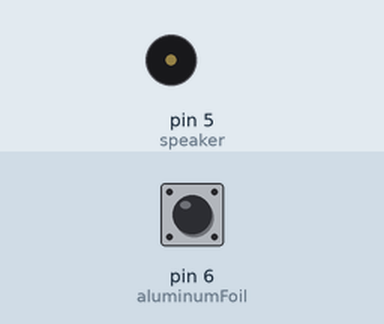
A sketch run on a simulated Arduino Uno, built with avr-gcc and run on an emulated ATmega328P. Shown: buzzer (waves = sounding). Inputs (shaded band) come from the test bench; at power-on: pin 6 (aluminumFoil) HIGH.

Above: at 1.2 s.
1.3 s: pin 6 (aluminumFoil) pulled LOW for 0.15 s
At 1.38 s:
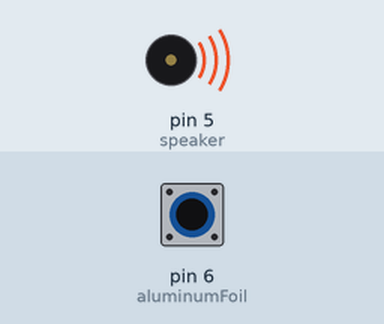
4.3 s: pin 6 (aluminumFoil) pulled LOW for 1 s
At 7.1 s:
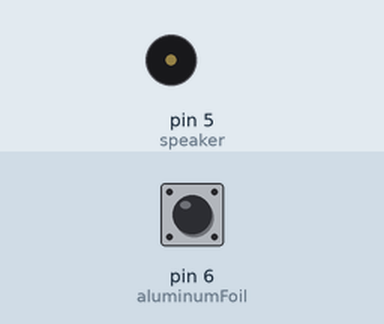
7.3 s: pin 6 (aluminumFoil) pulled LOW for 3.2 s
At 7.38 s:
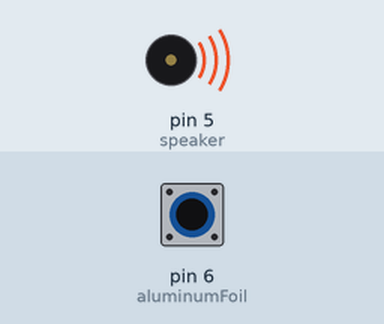
Timing chart, 0 to 13.5 s (numbered marks = the images above; inputs shaded):
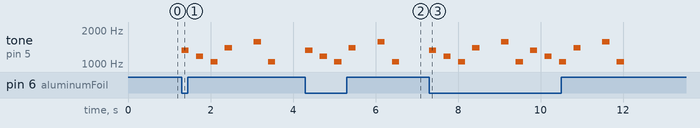

Measured:
- after the input at 1.3 s, tone on pin 5 (speaker): plays 1319 Hz for 0.18 s, 1175 Hz for 0.18 s, 1046 Hz for 0.18 s, 1397 Hz for 0.18 s, 1568 Hz for 0.18 s, 1046 Hz for 0.18 s, starting at once
- after the input at 4.3 s, tone on pin 5 (speaker): plays 1319 Hz for 0.18 s, 1175 Hz for 0.18 s, 1046 Hz for 0.18 s, 1397 Hz for 0.18 s, 1568 Hz for 0.18 s, 1046 Hz for 0.18 s, starting at once
- after the input at 7.3 s, tone on pin 5 (speaker): plays 1319 Hz for 0.18 s, 1175 Hz for 0.18 s, 1046 Hz for 0.18 s, 1397 Hz for 0.18 s, 1568 Hz for 0.18 s, 1046 Hz for 0.18 s … (12 notes in this stretch), starting at once

The sketch:

Panda_Play.ino
```cpp
// Play with the code in this sketch! Go to line 44 to change the notes that are played. Go to line 500 to play with the tempo/speed.

int speaker = 5;   //speaker is attached to pin 5
int aluminumFoil = 6;   //aluminum foil is attached to pin 6
int sensorValue;

//notes
int C = 1046;
int D = 1175;
int E = 1319;
int F = 1397;
int G = 1568;
int A = 1760;
int B = 1976;
int C1 = 2093;

void setup() {
  // put your setup code here, to run once:
  pinMode(speaker, OUTPUT);  //sets up the speaker as an output
  pinMode(aluminumFoil, INPUT);   //sets up the pointer finger as an input
  digitalWrite(aluminumFoil, HIGH);  //initializes the sensor
}

void loop() {
  // put your main code here, to run repeatedly:
  sensorValue = digitalRead(aluminumFoil);  //reads information from the sensor
  if (sensorValue==LOW)
  {
    song();
  }
}

void MakeNote(int NoteNumber, int duration)
{
  // "stacatto" note, on for 1/2 of duration, off for 1/2 of duration
  tone(speaker, NoteNumber);
  delay(duration/2);
  noTone(speaker);
  delay(duration/2);
}

void MakeRest(int duration)
{
  noTone(speaker);
  delay(duration);
}

void song(int duration)
{
  MakeNote(E, duration); //Change the letter to change the note that plays.
  MakeNote(D, duration);
  MakeNote(C, duration); //Change the letter to change the note that plays.
  MakeNote(F, duration);
  //noTone(duration);
  MakeRest(duration);
  MakeNote(G, duration);
  MakeNote(C, duration);
}

void song()
{
  int duration = 350; // Change the number here to make the song faster or slower.
  song(duration);

}
```
